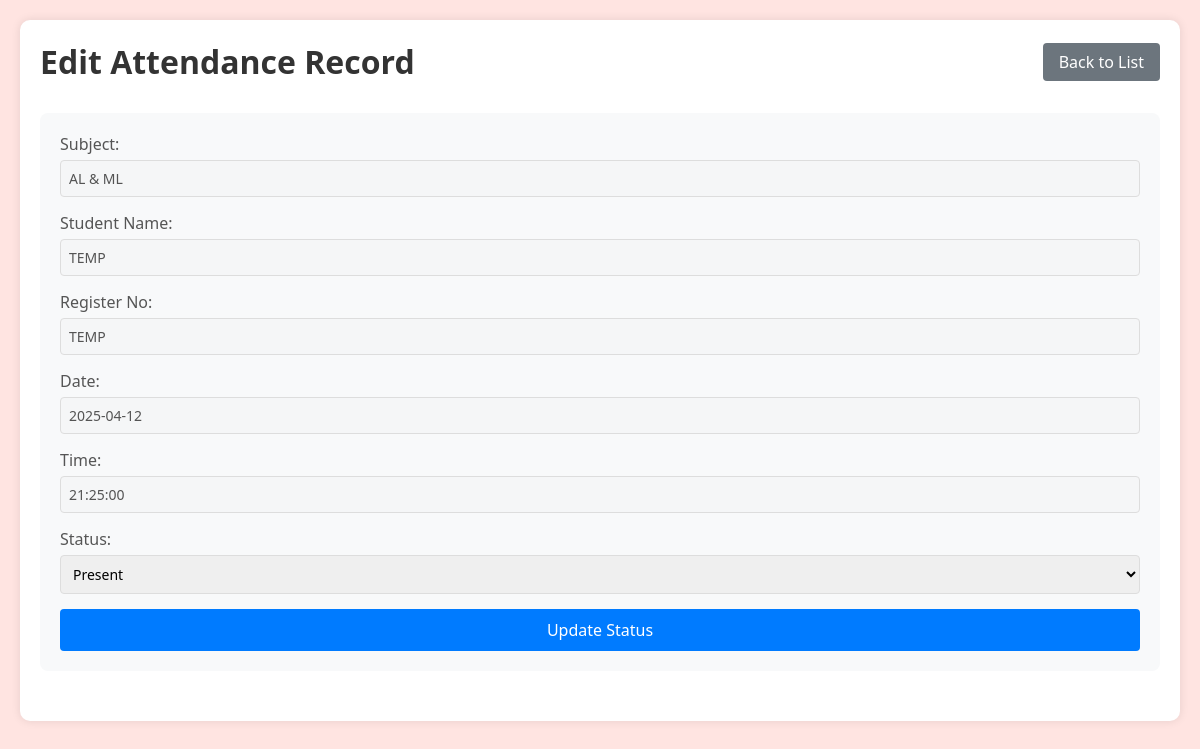
The app's page /edit_attendance/1 (signed in) with its own data.
### app.py (models this page shows)
class Subject(db.Model):
    id = db.Column(db.Integer, primary_key=True)
    name = db.Column(db.String(100), unique=True, nullable=False)
    created_at = db.Column(db.DateTime, default=datetime.utcnow)

class Attendance(db.Model):
    id = db.Column(db.Integer, primary_key=True)
    subject_id = db.Column(db.Integer, db.ForeignKey('subject.id'), nullable=False)
    subject = db.relationship('Subject', backref=db.backref('attendances', lazy=True))
    register_no = db.Column(db.String(20), nullable=False)
    student_name = db.Column(db.String(100), nullable=False)
    date = db.Column(db.Date, nullable=False)
    time = db.Column(db.Time, nullable=False)
    status = db.Column(db.String(10), nullable=False)
    created_by = db.Column(db.Integer, db.ForeignKey('user.id'), nullable=False)
    user = db.relationship('User', backref=db.backref('attendances', lazy=True))

### app.py (the view)
@app.route('/edit_attendance/<int:record_id>', methods=['GET', 'POST'])
@login_required
def edit_attendance(record_id):
    record = Attendance.query.get_or_404(record_id)
    if request.method == 'POST':
        record.status = request.form['status']
        db.session.commit()
        flash('Attendance status updated successfully!')
        return redirect(url_for('index', subject_id=record.subject_id))
    return render_template('edit_attendance.html', record=record)

### app.py (called while the page is built)
@app.before_request
def before_request():
    if not hasattr(db.session, 'is_active'):
        db.session.is_active = True

@app.teardown_appcontext
def shutdown_session(exception=None):
    if hasattr(db.session, 'is_active'):
        db.session.remove()

@login_manager.user_loader
def load_user(user_id):
    return User.query.get(int(user_id))

### templates/edit_attendance.html (shortened to what this page needs)
<!DOCTYPE html>
<html lang="en">
<head>
    <link rel="stylesheet" href="{{ url_for('static', filename='style.css') }}">
</head>
<body>
    <div class="container">
        <div class="header">
            <h1>Edit Attendance Record</h1>
            <a href="{{ url_for('index', subject_id=record.subject_id) }}" class="back-btn">Back to List</a>
        </div>
        <div class="form-container">
            <form method="POST" action="{{ url_for('edit_attendance', record_id=record.id) }}">
                <div class="form-group">
                    <label>Subject:</label>
                    <input type="text" value="{{ record.subject.name }}" disabled>
                </div>
                <div class="form-group">
                    <label>Student Name:</label>
                    <input type="text" value="{{ record.student_name }}" disabled>
                </div>
                <div class="form-group">
                    <label>Register No:</label>
                    <input type="text" value="{{ record.register_no }}" disabled>
                </div>
                <div class="form-group">
                    <label>Date:</label>
                    <input type="text" value="{{ record.date.strftime('%Y-%m-%d') }}" disabled>
                </div>
                <div class="form-group">
                    <label>Time:</label>
                    <input type="text" value="{{ record.time.strftime('%H:%M:%S') }}" disabled>
                </div>
                <div class="form-group">
                    <label for="status">Status:</label>
                    <select id="status" name="status" required>
                        <option value="Present" {% if record.status == 'Present' %}selected{% endif %}>Present</option>
                    </select>
                </div>
                <button type="submit">Update Status</button>
            </form>
        </div>
    </div>
</body>
</html>

### static/style.css (style rules this page uses)
* { margin: 0; padding: 0; box-sizing: border-box; font-family: 'Segoe UI', Tahoma, Geneva, Verdana, sans-serif; }
body { background-color: #FFE4E1; padding: 20px; }
.container { max-width: 1200px; margin: 0 auto; background-color: white; padding: 20px; border-radius: 10px; box-shadow: 0 0 10px rgba(0, 0, 0, 0.1); }
.header { display: flex; justify-content: space-between; align-items: center; margin-bottom: 30px; }
h1 { color: #333; margin: 0; text-align: center; }
.form-container { background-color: #f8f9fa; padding: 20px; border-radius: 8px; margin-bottom: 30px; }
.form-group { margin-bottom: 15px; }
label { display: block; margin-bottom: 5px; color: #555; }
input, select { width: 100%; padding: 8px; border: 1px solid #ddd; border-radius: 4px; font-size: 14px; }
button { background-color: #007bff; color: white; padding: 10px 20px; border: none; border-radius: 4px; cursor: pointer; font-size: 16px; transition: background-color 0.3s; width: 100%; }
.back-btn { background-color: #6c757d; color: white; padding: 8px 16px; border-radius: 4px; text-decoration: none; transition: background-color 0.3s; }

### records on screen
Subject: subject.name "AL & ML"
Attendance: student_name "TEMP", register_no "TEMP", date "2025-04-12", time "21:25:00"
